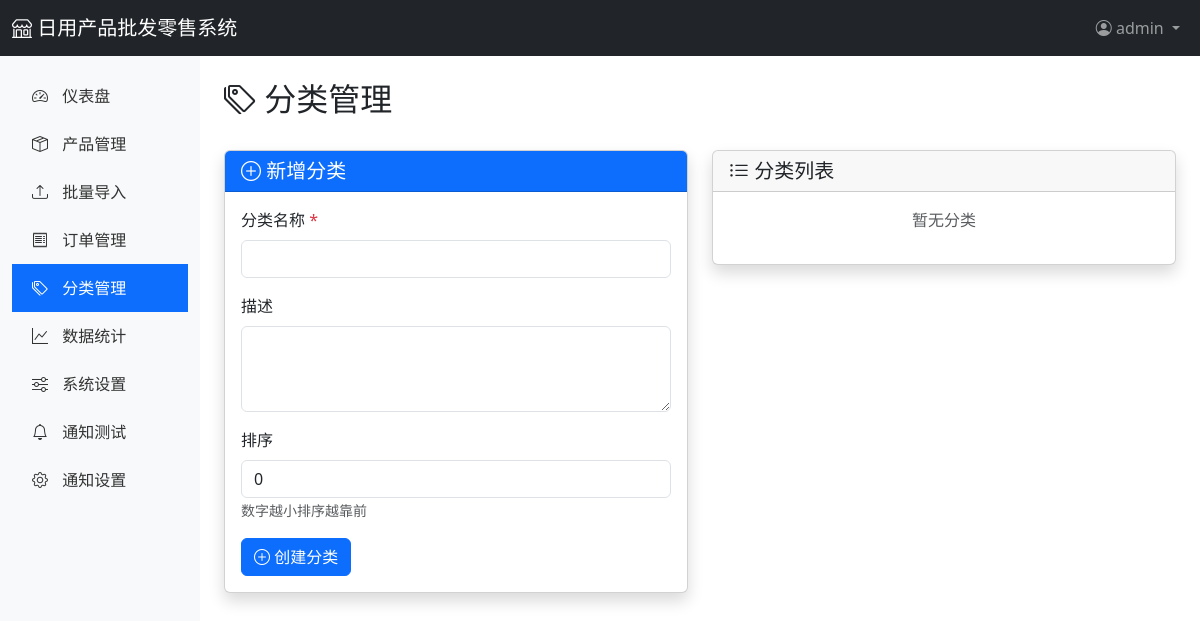
The page /admin/categories (signed in) on the database as committed earlier.
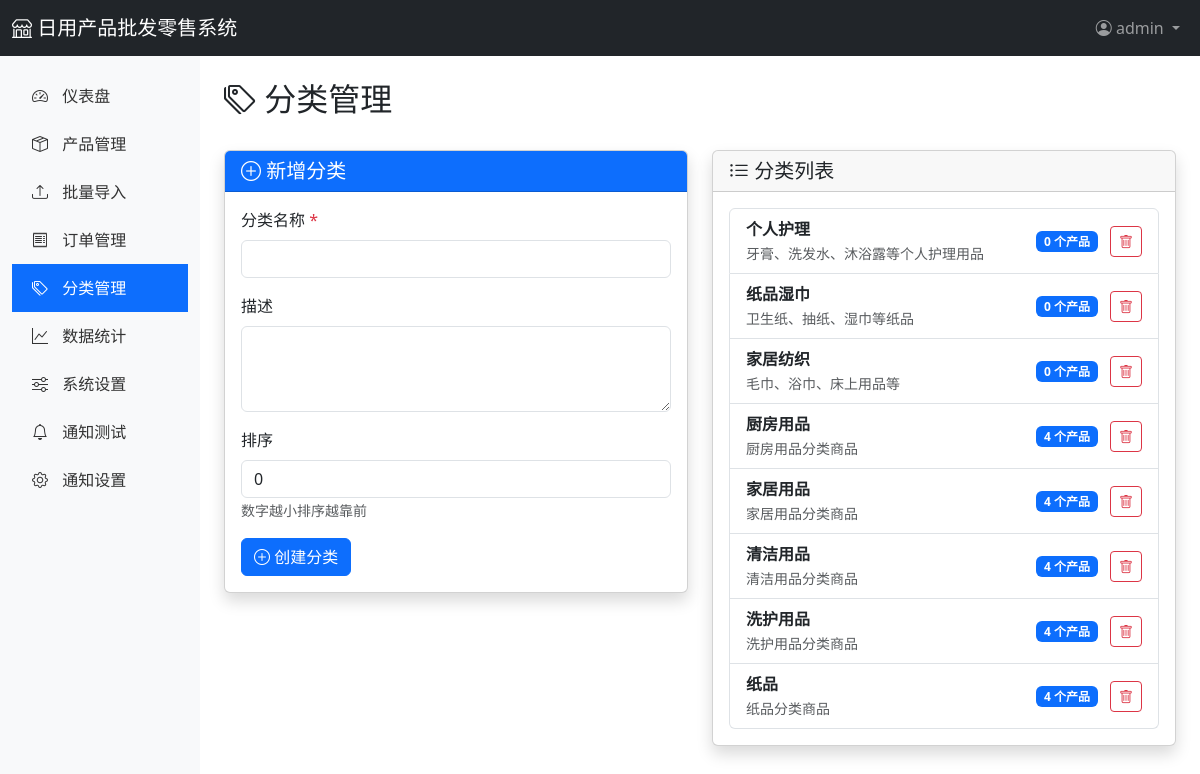
The same page on the database as committed later.
### app/models.py (models this page shows, shortened)
class Category(db.Model):
    __tablename__ = 'categories'
    id = db.Column(db.Integer, primary_key=True)
    name = db.Column(db.String(100), unique=True, nullable=False)
    description = db.Column(db.Text)
    sort_order = db.Column(db.Integer, default=0)
    created_at = db.Column(db.DateTime, default=datetime.utcnow)
    products = db.relationship('Product', backref='category', lazy='dynamic')

### app/routes/admin.py (the view)
@admin_bp.route('/categories')
@login_required
def categories():
    categories = Category.query.order_by(Category.sort_order).all()
    return render_template('admin/categories.html', categories=categories)

### app/templates/admin/categories.html (shortened to what this page needs)
{% extends "admin/base.html" %}
{% block content %}
<div class="d-flex justify-content-between align-items-center mb-4">
    <h2><i class="bi bi-tags"></i> 分类管理</h2>
</div>
<div class="row">
    <div class="col-lg-6">
        <div class="card shadow">
            <div class="card-header bg-primary text-white">
                <h5 class="mb-0"><i class="bi bi-plus-circle"></i> 新增分类</h5>
            </div>
            <div class="card-body">
                <form method="POST" action="{{ url_for('admin.category_new') }}">
                    <div class="mb-3">
                        <label class="form-label">分类名称 <span class="text-danger">*</span></label>
                        <input type="text" class="form-control" name="name" required>
                    </div>
                    <div class="mb-3">
                        <label class="form-label">描述</label>
                        <textarea class="form-control" name="description" rows="3"></textarea>
                    </div>
                    <div class="mb-3">
                        <label class="form-label">排序</label>
                        <input type="number" class="form-control" name="sort_order" value="0" min="0">
                        <small class="text-muted">数字越小排序越靠前</small>
                    </div>
                    <button type="submit" class="btn btn-primary">
                        <i class="bi bi-plus-circle"></i> 创建分类
                    </button>
                </form>
            </div>
        </div>
    </div>
    <div class="col-lg-6">
        <div class="card shadow">
            <div class="card-header">
                <h5 class="mb-0"><i class="bi bi-list-ul"></i> 分类列表</h5>
            </div>
            <div class="card-body">
                {% if categories %}
                    <div class="list-group">
                        {% for category in categories %}
                        <div class="list-group-item d-flex justify-content-between align-items-center">
                            <div>
                                <strong>{{ category.name }}</strong>
                                {% if category.description %}
                                <br><small class="text-muted">{{ category.description }}</small>
                                {% endif %}
                            </div>
                            <div>
                                <span class="badge bg-primary">{{ category.products.count() }} 个产品</span>
                                <form action="/admin/categories/{{ category.id }}/delete" method="POST"
                                      style="display: inline;"
                                      onsubmit="return confirm('确定要删除此分类吗？');">
                                    <button type="submit" class="btn btn-sm btn-outline-danger ms-2">
                                        <i class="bi bi-trash"></i>
                                    </button>
                                </form>
                            </div>
                        </div>
                        {% endfor %}
                    </div>
                {% else %}
                    <p class="text-muted text-center">暂无分类</p>
                {% endif %}
            </div>
        </div>
    </div>
</div>
{% endblock %}

Rows that differ between the two databases and show on the page:
added Category: name "个人护理", description "牙膏、洗发水、沐浴露等个人护理用品", products.count "0"
added Category: name "纸品湿巾", description "卫生纸、抽纸、湿巾等纸品", products.count "0"
added Category: name "家居纺织", description "毛巾、浴巾、床上用品等", products.count "0"
added Category: name "厨房用品", description "厨房用品分类商品", products.count "4"
added Category: name "家居用品", description "家居用品分类商品", products.count "4"
added Category: name "清洁用品", description "清洁用品分类商品", products.count "4"
added Category: name "洗护用品", description "洗护用品分类商品", products.count "4"
added Category: name "纸品", description "纸品分类商品", products.count "4"
Other text that changed with them:
text no longer shown: "暂无分类"
